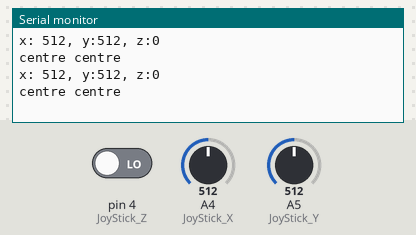
Recording of a sketch running on a simulated Arduino Uno, built with avr-gcc and run on an emulated ATmega328P. Shown: the last lines printed to the serial monitor. The test bench sets the inputs (shaded band); at power-on: A4 (JoyStick_X) = 512, A5 (JoyStick_Y) = 512, pin 4 (JoyStick_Z) LOW.

Above: at 1.8 s.
1.9 s: A4 (JoyStick_X) set to 584
At 2.8 s:
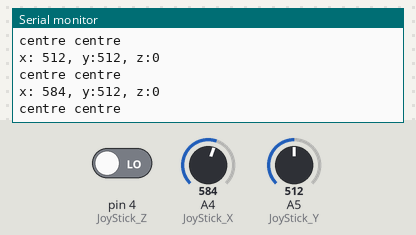
3.4 s: A4 (JoyStick_X) set to 616
At 4.6 s:
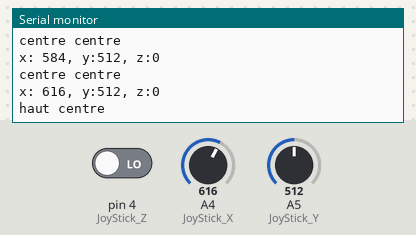
6.5 s: A5 (JoyStick_Y) set to 590
At 7.8 s:
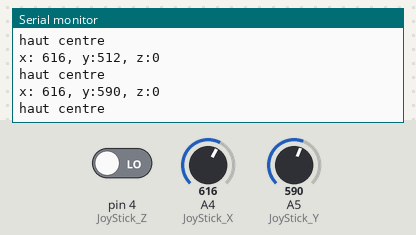
8.0 s: A5 (JoyStick_Y) set to 615
At 8.8 s:
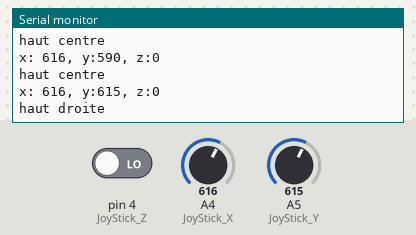
Timing chart, 0 to 11.0 s (numbered marks = the images above; inputs shaded):
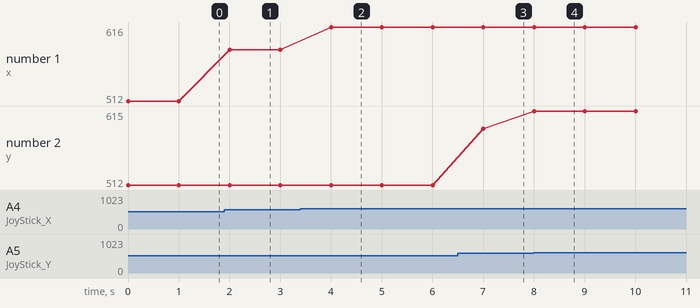

The sketch:

joystick.ino
```cpp
/*
Ks0008 keyestudio Joystick Module
_________________________________
|  SETUP                          |
|Sensor pin  ::    Particle pin   |
|   +        ::        3.3v       |
|   -        ::        GND        |
|   B        ::        D0         |
|   X        ::        A0         |
|   Y        ::        A1         |
|_________________________________|
SPECIFICATIONS:
digital button + xy analog map
maps x and on from 0 to 4095
src: https://wiki.keyestudio.com/Ks0008_keyestudio_Joystick_Module
*/

#define JoyStick_X A4 //x
#define JoyStick_Y A5 //y
#define JoyStick_Z 4 //key
#define LED 13

int x,y,z;

void setup()
{
//  pinMode(JoyStick_Z, INPUT);
  Serial.begin(9600); // 9600 bps
}

void loop()
{
  x=analogRead(JoyStick_X);
  y=analogRead(JoyStick_Y);
  z=digitalRead(JoyStick_Z);
  Serial.print("x: ");
  Serial.print(x ,DEC);
  Serial.print(", y:");
  Serial.print(y ,DEC);
  Serial.print(", z:");
  Serial.println(z ,DEC);

  readJoystick();

  delay(1000);
}


void readJoystick(){
  if (x <= 400){
    Serial.print("bas ");
  }
  else if (x >= 600){
    Serial.print("haut ");
  }
  else {
    Serial.print("centre ");
  }

  if (y <= 400){
    Serial.println("gauche ");
  }
  else if (y >= 600){
    Serial.println("droite ");
  }

  else Serial.println("centre ");
}
```

Measured:
- the behaviour switches between 599 and 600 on A4 (JoyStick_X) (found by bisection; images 1 and 2)
- the behaviour switches between 599 and 600 on A5 (JoyStick_Y) (found by bisection; images 3 and 4)
- after the input at 1.9 s, the serial monitor: prints a new line after 0.10 s (image 1)
- after the input at 3.4 s, the serial monitor: prints a new line after 0.60 s (image 2)
- after the input at 6.5 s, the serial monitor: prints a new line after 0.51 s (image 3)
- after the input at 8.0 s, the serial monitor: prints a new line at once (image 4)
- plotted number 1: 512 → 584 after the input at 1.9 s, 584 → 616 after the input at 3.4 s
- plotted number 2: 512 → 590 after the input at 6.5 s, 590 → 615 after the input at 8.0 s
